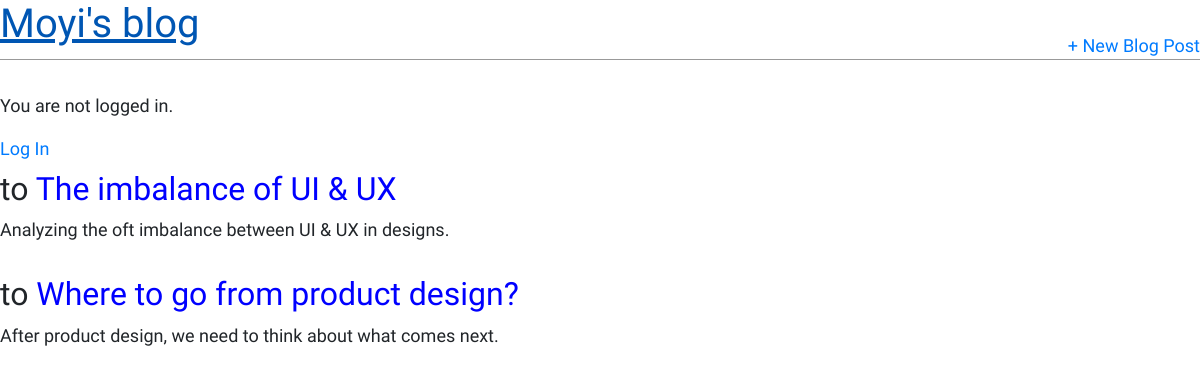
The app's page /, older data.
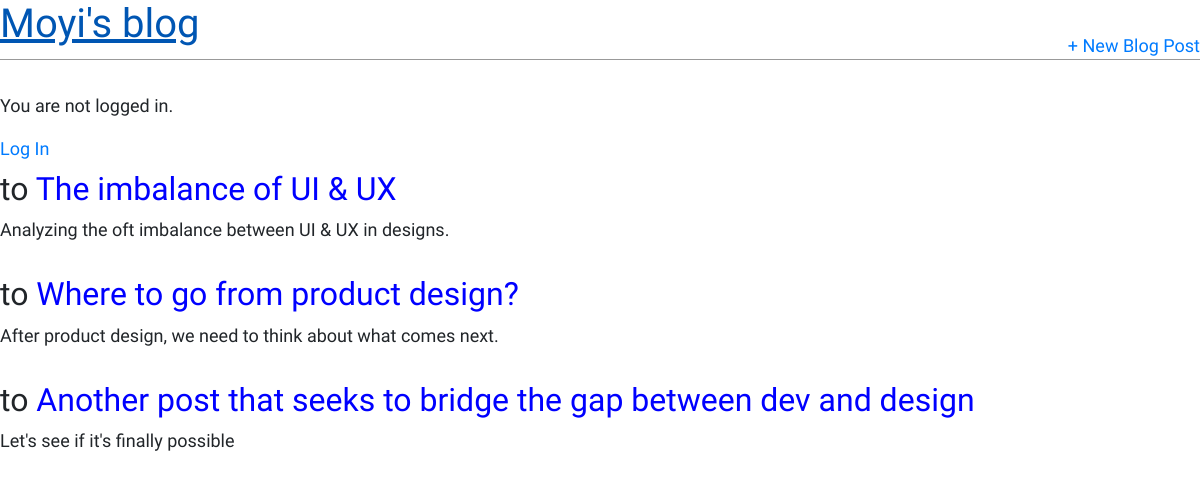
The same page, newer data.
### blog/models.py (models this page shows, shortened)
class Post(models.Model):
  title = models.CharField(max_length=200)
  author = models.ForeignKey('auth.User',on_delete=models.CASCADE,)
  body = models.TextField()

### blog/views.py (the view)
# urls.py: path('', BlogListView.as_view(), name='home'),
class BlogListView(ListView):
  model = Post
  template_name = 'home.html'

### templates/home.html
{% extends 'base.html' %}
{% block content %}
  {% for post in object_list %}
    <div class="post-entry">
      <h2>to <a href="{% url 'post_detail' post.pk %}">{{ post.title }}</a></h2>
      <p>{{ post.body }}</p>
    </div>
  {% endfor %}
{% endblock content %}

### templates/base.html (shortened to what this page needs)
{% load static %}
<html>
<head>
<link href="https://stackpath.bootstrapcdn.com/bootstrap/4.4.1/css/bootstrap.min.css" rel="stylesheet">
<link href="{% static 'css/base.css' %}" rel="stylesheet">
</head>
<body>
<div>
<header>
<div class="nav-left">
<h1><a href="{% url 'home' %}">Moyi's blog</a></h1>
</div>
<div class="nav-right">
<a href="{% url 'post_new' %}">+ New Blog Post</a>
</div>
</header>
{% if user.is_authenticated %}
<p>Hi {{ user.username }}!</p>
<p><a href="{% url 'logout' %}">Log out</a></p>
{% else %}
<p>You are not logged in.</p>
<a href="{% url 'login' %}">Log In</a>
{% endif %}
{% block content %}
{% endblock content %}
</div>
</body>
</html>

### static/css/base.css (style rules this page uses)
body { font-family: "Source Sans Pro", sans-serif; font-size: 18px; }
header { border-bottom: 1px solid #999; margin-bottom: 2rem; display: flex; }
header h1 a { color: red; text-decoration: none; }
.nav-left { margin-right: auto; }
.nav-right { display: flex; padding-top: 2rem; }
.post-entry { margin-bottom: 2rem; }
.post-entry h2 { margin: 0.5rem 0; }
.post-entry h2 a, .post-entry h2 a:visited { color: blue; text-decoration: none; }
.post-entry p { margin: 0; font-weight: 400; }

Row changes from the older to the newer data that the page shows:
added Post: title "Another post that seeks to bridge the gap between dev and design", body "Let's see if it's finally possible"
